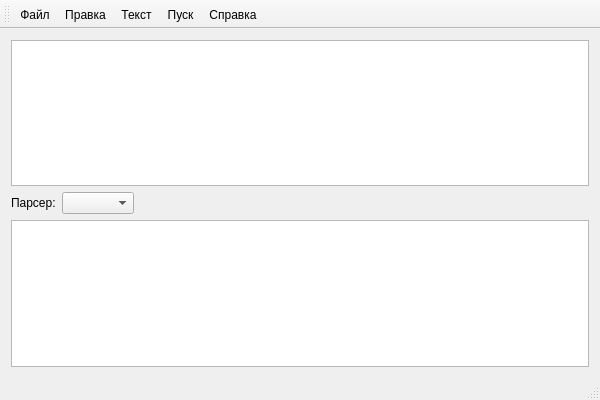
<?xml version="1.0" encoding="UTF-8"?>
<ui version="4.0">
 <class>MainWindow</class>
 <widget class="QMainWindow" name="MainWindow">
  <property name="geometry">
   <rect>
    <x>0</x>
    <y>0</y>
    <width>600</width>
    <height>400</height>
   </rect>
  </property>
  <property name="windowTitle">
   <string>Парсер</string>
  </property>
  <widget class="QWidget" name="centralWidget">
   <layout class="QVBoxLayout" name="verticalLayout">
    <item>
     <widget class="QPlainTextEdit" name="plainTextEdit_input"/>
    </item>
    <item>
     <layout class="QHBoxLayout" name="horizontalLayout_parser_name">
      <item>
       <widget class="QLabel" name="label_parser_name">
        <property name="text">
         <string>Парсер:</string>
        </property>
       </widget>
      </item>
      <item>
       <widget class="QComboBox" name="comboBox_parser_name"/>
      </item>
      <item>
       <spacer name="horizontalSpacer_parser_name">
        <property name="orientation">
         <enum>Qt::Orientation::Horizontal</enum>
        </property>
        <property name="sizeHint" stdset="0">
         <size>
          <width>40</width>
          <height>20</height>
         </size>
        </property>
       </spacer>
      </item>
     </layout>
    </item>
    <item>
     <widget class="QPlainTextEdit" name="plainTextEdit_log"/>
    </item>
   </layout>
  </widget>
  <widget class="QToolBar" name="mainToolBar">
   <attribute name="toolBarArea">
    <enum>TopToolBarArea</enum>
   </attribute>
   <attribute name="toolBarBreak">
    <bool>false</bool>
   </attribute>
   <addaction name="action_file"/>
   <addaction name="action_correction"/>
   <addaction name="action_text"/>
   <addaction name="action_start"/>
   <addaction name="action_reference"/>
  </widget>
  <widget class="QStatusBar" name="statusBar"/>
  <action name="action_start">
   <property name="text">
    <string>Пуск</string>
   </property>
   <property name="toolTip">
    <string>Запуск парсера</string>
   </property>
   <property name="menuRole">
    <enum>QAction::MenuRole::NoRole</enum>
   </property>
  </action>
  <action name="action_file">
   <property name="text">
    <string>Файл</string>
   </property>
   <property name="toolTip">
    <string>Файл</string>
   </property>
   <property name="menuRole">
    <enum>QAction::MenuRole::NoRole</enum>
   </property>
  </action>
  <action name="action_correction">
   <property name="text">
    <string>Правка</string>
   </property>
   <property name="menuRole">
    <enum>QAction::MenuRole::NoRole</enum>
   </property>
  </action>
  <action name="action_text">
   <property name="text">
    <string>Текст</string>
   </property>
   <property name="menuRole">
    <enum>QAction::MenuRole::NoRole</enum>
   </property>
  </action>
  <action name="action_reference">
   <property name="text">
    <string>Справка</string>
   </property>
   <property name="menuRole">
    <enum>QAction::MenuRole::NoRole</enum>
   </property>
  </action>
 </widget>
 <layoutdefault spacing="6" margin="11"/>
 <resources/>
 <connections/>
</ui>
